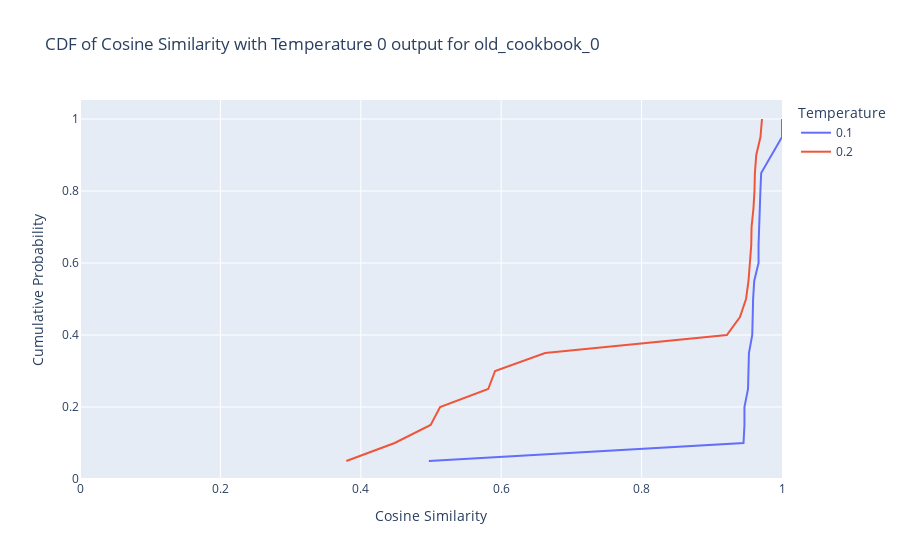
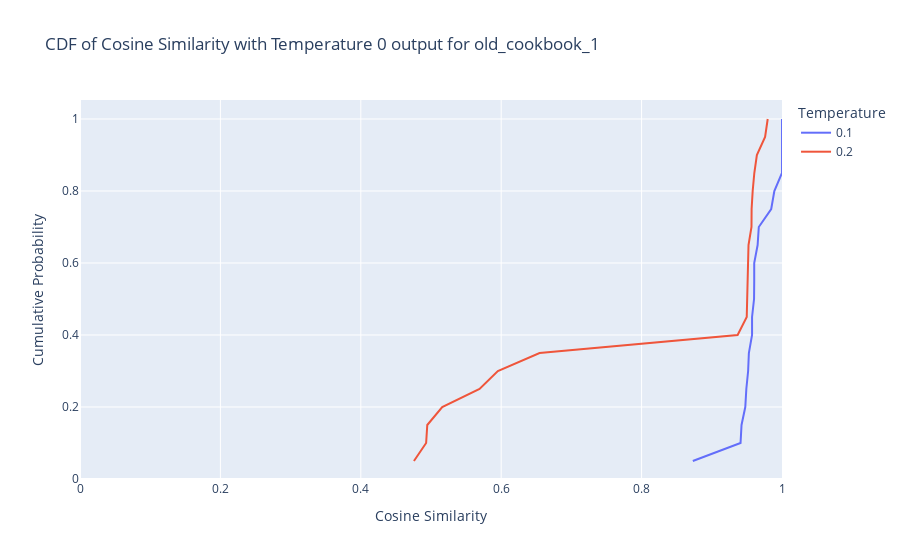
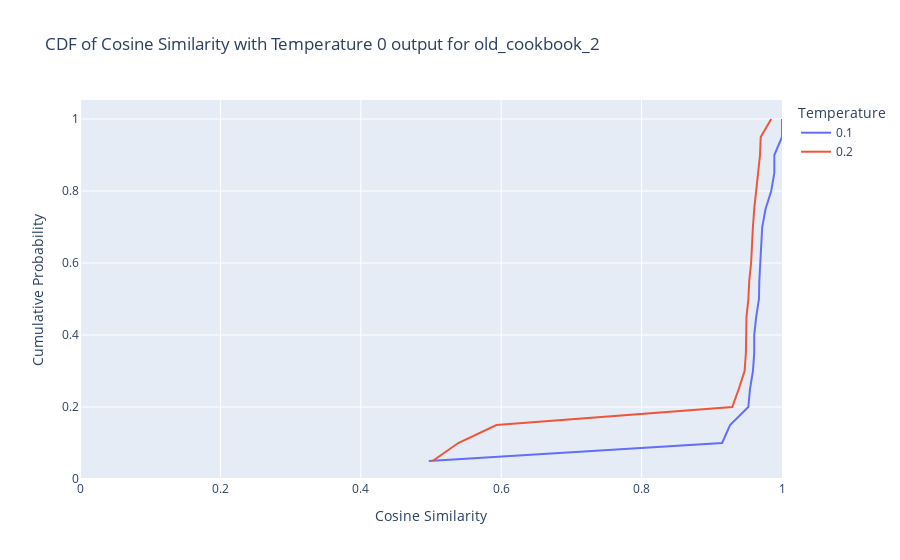
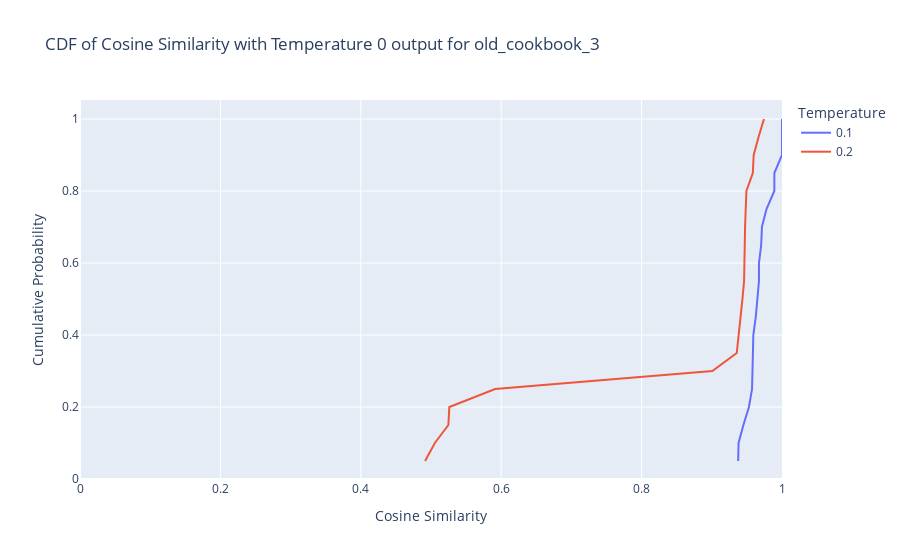

Write notebook code for charts like these, in order.
### Code cell
for scenario in scenarios:
    sub_data = results_df[results_df["scenario"] == scenario]
    plot_cdf_cosine_similarity(
        sub_data, f"CDF of Cosine Similarity with Temperature 0 output for {scenario}"
    )

### Figure 1 — Plotly figure (JSON) as saved in the notebook; plotly's stock layout.template omitted (floating-point values rounded to 4 significant figures)
{"data": [{"mode": "lines", "name": "0.1", "type": "scatter", "x": [0.4969, 0.9452, 0.9465, 0.9465, 0.9516, 0.9524, 0.9529, 0.9576, 0.958, 0.9589, 0.9604, 0.9666, 0.9666, 0.9672, 0.9684, 0.9692, 0.9703, 0.9847, 1.0, 1.0], "xaxis": "x", "y": [0.05, 0.1, 0.15, 0.2, 0.25, 0.3, 0.35, 0.4, 0.45, 0.5, 0.55, 0.6, 0.65, 0.7, 0.75, 0.8, 0.85, 0.9, 0.95, 1], "yaxis": "y"}, {"mode": "lines", "name": "0.2", "type": "scatter", "x": [0.3794, 0.4483, 0.4995, 0.513, 0.5815, 0.5913, 0.6626, 0.9214, 0.9401, 0.9487, 0.9523, 0.9538, 0.9562, 0.9566, 0.9593, 0.9608, 0.9614, 0.9634, 0.9693, 0.9715], "xaxis": "x", "y": [0.05, 0.1, 0.15, 0.2, 0.25, 0.3, 0.35, 0.4, 0.45, 0.5, 0.55, 0.6, 0.65, 0.7, 0.75, 0.8, 0.85, 0.9, 0.95, 1], "yaxis": "y"}], "layout": {"legend": {"title": {"text": "Temperature"}}, "title": {"text": "CDF of Cosine Similarity with Temperature 0 output for old_cookbook_0"}, "xaxis": {"anchor": "y", "domain": [0, 1], "range": [0, 1], "title": {"text": "Cosine Similarity"}}, "yaxis": {"anchor": "x", "domain": [0, 1], "title": {"text": "Cumulative Probability"}}}}

### Figure 2 — Plotly figure (JSON) as saved in the notebook; plotly's stock layout.template omitted (floating-point values rounded to 4 significant figures)
{"data": [{"mode": "lines", "name": "0.1", "type": "scatter", "x": [0.873, 0.9409, 0.9424, 0.9477, 0.9492, 0.9518, 0.9528, 0.9574, 0.9574, 0.9602, 0.9604, 0.9604, 0.9653, 0.9669, 0.9846, 0.9891, 1.0, 1.0, 1.0, 1.0], "xaxis": "x", "y": [0.05, 0.1, 0.15, 0.2, 0.25, 0.3, 0.35, 0.4, 0.45, 0.5, 0.55, 0.6, 0.65, 0.7, 0.75, 0.8, 0.85, 0.9, 0.95, 1], "yaxis": "y"}, {"mode": "lines", "name": "0.2", "type": "scatter", "x": [0.4757, 0.4931, 0.4947, 0.516, 0.5691, 0.5952, 0.6547, 0.9368, 0.9498, 0.9502, 0.951, 0.9511, 0.9523, 0.9565, 0.9567, 0.9582, 0.9606, 0.9642, 0.9759, 0.9796], "xaxis": "x", "y": [0.05, 0.1, 0.15, 0.2, 0.25, 0.3, 0.35, 0.4, 0.45, 0.5, 0.55, 0.6, 0.65, 0.7, 0.75, 0.8, 0.85, 0.9, 0.95, 1], "yaxis": "y"}], "layout": {"legend": {"title": {"text": "Temperature"}}, "title": {"text": "CDF of Cosine Similarity with Temperature 0 output for old_cookbook_1"}, "xaxis": {"anchor": "y", "domain": [0, 1], "range": [0, 1], "title": {"text": "Cosine Similarity"}}, "yaxis": {"anchor": "x", "domain": [0, 1], "title": {"text": "Cumulative Probability"}}}}

### Figure 3 — Plotly figure (JSON) as saved in the notebook; plotly's stock layout.template omitted (floating-point values rounded to 4 significant figures)
{"data": [{"mode": "lines", "name": "0.1", "type": "scatter", "x": [0.4969, 0.9147, 0.926, 0.952, 0.9544, 0.9586, 0.9604, 0.9604, 0.9632, 0.9672, 0.9677, 0.9692, 0.9711, 0.9718, 0.9766, 0.9846, 0.9891, 0.9891, 1.0, 1.0], "xaxis": "x", "y": [0.05, 0.1, 0.15, 0.2, 0.25, 0.3, 0.35, 0.4, 0.45, 0.5, 0.55, 0.6, 0.65, 0.7, 0.75, 0.8, 0.85, 0.9, 0.95, 1], "yaxis": "y"}, {"mode": "lines", "name": "0.2", "type": "scatter", "x": [0.5023, 0.5388, 0.5932, 0.9291, 0.9384, 0.9467, 0.9486, 0.9489, 0.9494, 0.9521, 0.9533, 0.956, 0.9571, 0.9586, 0.9604, 0.9632, 0.9659, 0.9687, 0.9697, 0.9847], "xaxis": "x", "y": [0.05, 0.1, 0.15, 0.2, 0.25, 0.3, 0.35, 0.4, 0.45, 0.5, 0.55, 0.6, 0.65, 0.7, 0.75, 0.8, 0.85, 0.9, 0.95, 1], "yaxis": "y"}], "layout": {"legend": {"title": {"text": "Temperature"}}, "title": {"text": "CDF of Cosine Similarity with Temperature 0 output for old_cookbook_2"}, "xaxis": {"anchor": "y", "domain": [0, 1], "range": [0, 1], "title": {"text": "Cosine Similarity"}}, "yaxis": {"anchor": "x", "domain": [0, 1], "title": {"text": "Cumulative Probability"}}}}

### Figure 4 — Plotly figure (JSON) as saved in the notebook; plotly's stock layout.template omitted (floating-point values rounded to 4 significant figures)
{"data": [{"mode": "lines", "name": "0.1", "type": "scatter", "x": [0.9375, 0.9381, 0.945, 0.9529, 0.9574, 0.9576, 0.9579, 0.9592, 0.9626, 0.9654, 0.9672, 0.9672, 0.9703, 0.9714, 0.9779, 0.9891, 0.9891, 1.0, 1.0, 1.0], "xaxis": "x", "y": [0.05, 0.1, 0.15, 0.2, 0.25, 0.3, 0.35, 0.4, 0.45, 0.5, 0.55, 0.6, 0.65, 0.7, 0.75, 0.8, 0.85, 0.9, 0.95, 1], "yaxis": "y"}, {"mode": "lines", "name": "0.2", "type": "scatter", "x": [0.4916, 0.5055, 0.5247, 0.5261, 0.5913, 0.9007, 0.9355, 0.9385, 0.9417, 0.9437, 0.946, 0.9461, 0.9471, 0.9474, 0.9483, 0.9493, 0.9584, 0.9597, 0.9666, 0.9744], "xaxis": "x", "y": [0.05, 0.1, 0.15, 0.2, 0.25, 0.3, 0.35, 0.4, 0.45, 0.5, 0.55, 0.6, 0.65, 0.7, 0.75, 0.8, 0.85, 0.9, 0.95, 1], "yaxis": "y"}], "layout": {"legend": {"title": {"text": "Temperature"}}, "title": {"text": "CDF of Cosine Similarity with Temperature 0 output for old_cookbook_3"}, "xaxis": {"anchor": "y", "domain": [0, 1], "range": [0, 1], "title": {"text": "Cosine Similarity"}}, "yaxis": {"anchor": "x", "domain": [0, 1], "title": {"text": "Cumulative Probability"}}}}
